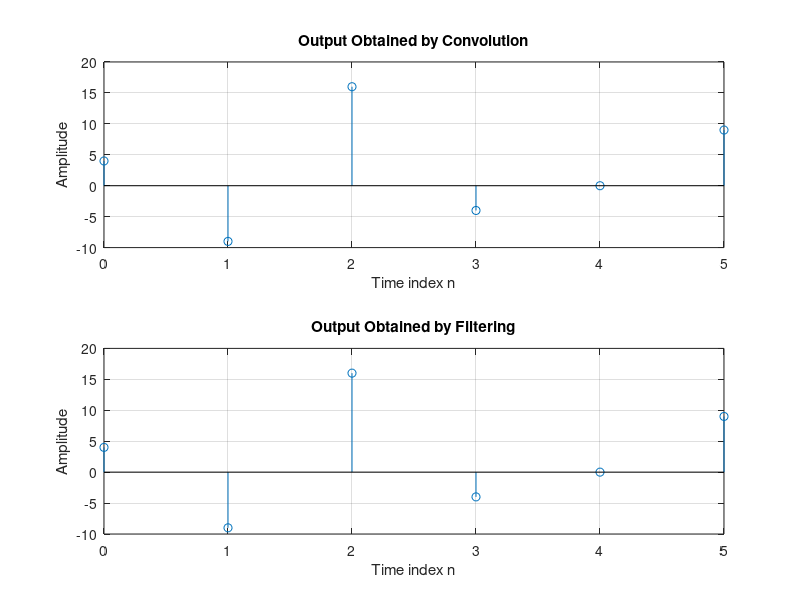

Source code (MATLAB):
clf;
% way 1: conv
h = [4 -1 2 3]; %len h = 4
x = [1 -2 3]; % len x = 3
y = conv(h, x);
n = 0:5; % len y = 0:5 = 6 (=4+3-1)
subplot(2,1,1);
stem(n, y);
xlabel('Time index n'); ylabel('Amplitude');
title('Output Obtained by Convolution'); grid;
% way 2: filter
x1 = [x zeros(1,6-3)];
y1 = filter(h,1,x1);
subplot(2,1,2);
stem(n, y1);
xlabel('Time index n'); ylabel('Amplitude');
title('Output Obtained by Filtering'); grid;
%run